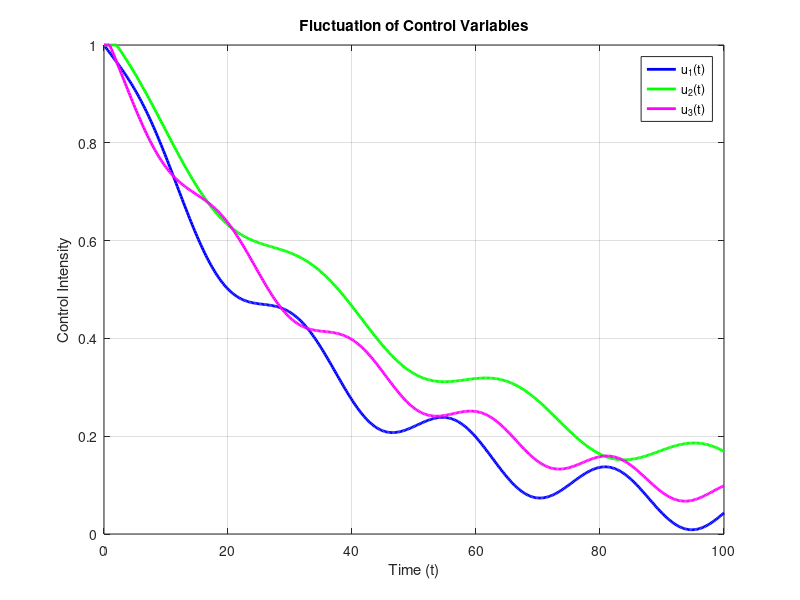

The MATLAB source for this figure:
%% =========================================================
% 1. CLEAR WORKSPACE
% ==========================================================
clear;
clc;
close all;


%% =========================================================
% 2. SIMULATION TIME
% ==========================================================
t_start = 0;
t_end   = 100;

t_eval = linspace(t_start, t_end, 500);

%% =========================================================
% Control Variables: u1(t), u2(t), and u3(t)
% ==========================================================

% Time-varying control profiles
u1 = exp(-0.03 * t_eval) + 0.05 * sin(0.25 * t_eval);

u2 = exp(-0.02 * t_eval) ...
    + 0.04 * sin(0.20 * t_eval + 1);

u3 = exp(-0.025 * t_eval) ...
    + 0.03 * sin(0.30 * t_eval + 2);


%% =========================================================
% Control Constraints
% ==========================================================

% Restrict control variables to the interval [0, 1]
u1 = max(0, min(u1, 1));
u2 = max(0, min(u2, 1));
u3 = max(0, min(u3, 1));


%% =========================================================
% Plot Control Variables
% ==========================================================

figure;

plot(t_eval, u1, ...
    'b-', 'LineWidth', 2, 'DisplayName', 'u_1(t)');
hold on;

plot(t_eval, u2, ...
    'g-', 'LineWidth', 2, 'DisplayName', 'u_2(t)');

plot(t_eval, u3, ...
    'm-', 'LineWidth', 2, 'DisplayName', 'u_3(t)');

xlabel('Time (t)');
ylabel('Control Intensity');
title('Fluctuation of Control Variables');

xlim([0 100]);
ylim([0 1]);

legend('Location', 'best');
grid on;
box on;
hold off;
